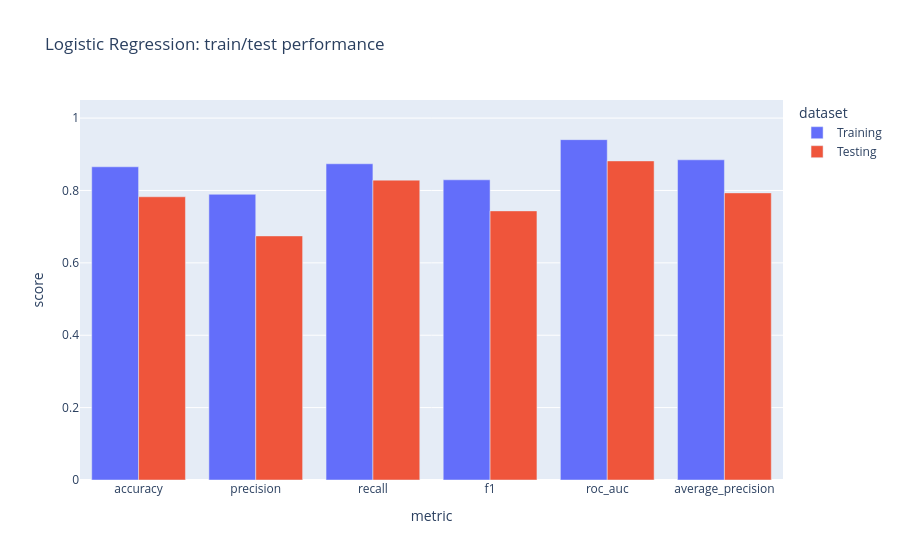
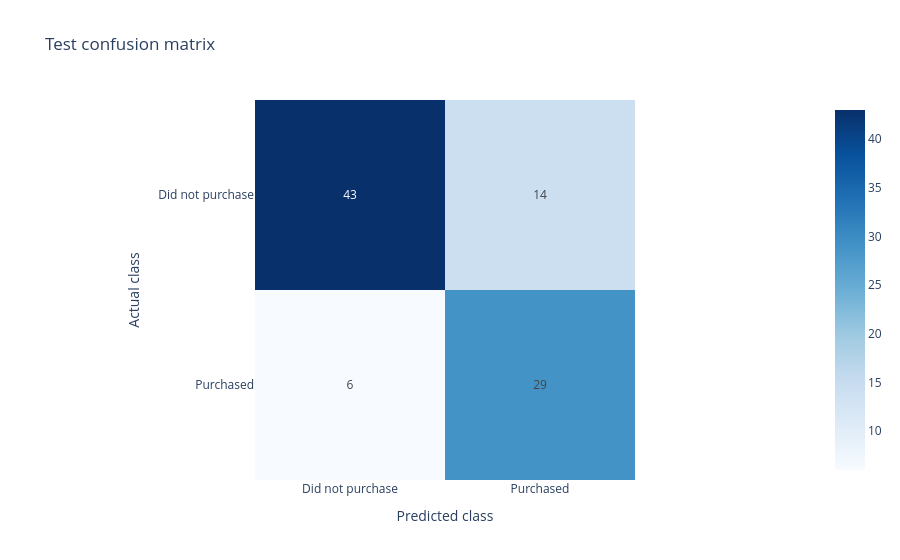
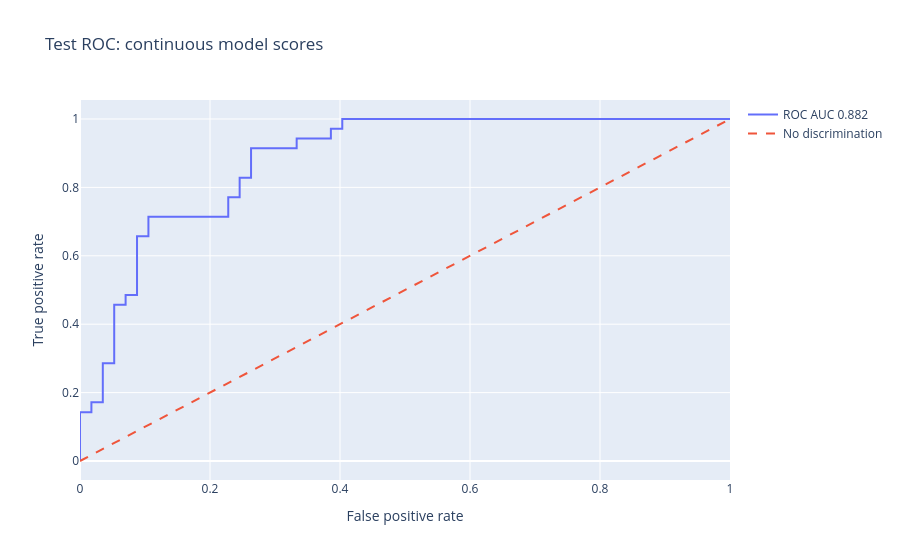
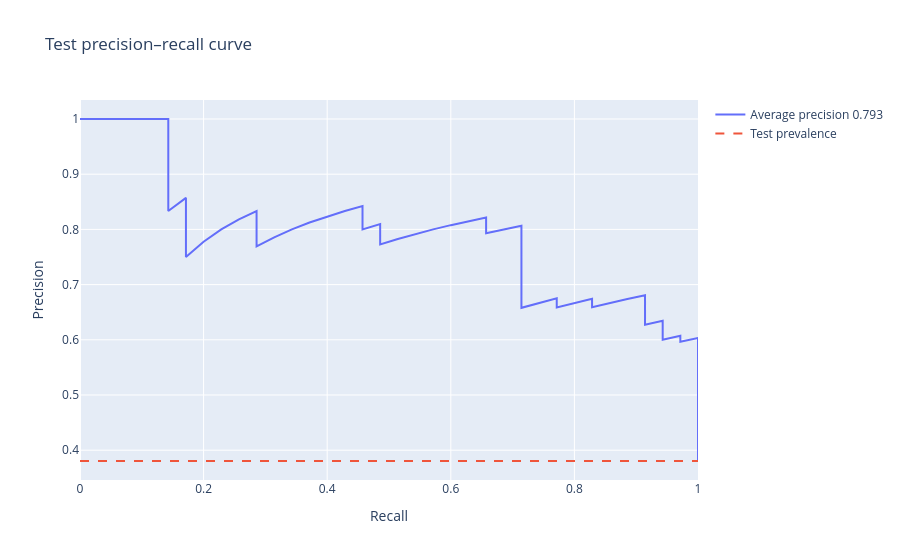

Write notebook code for charts like these, in order.
### Markdown cell above
## Decision regions
The boundary is learned from training rows and plotted in the original age and salary units. Held-out points show where the classifier makes errors.

### Code cell
# All figures describe this classifier only.
metric_long = performance.melt(id_vars="dataset", value_vars=["accuracy", "precision", "recall", "f1", "roc_auc", "average_precision"],
                               var_name="metric", value_name="score")
metric_figure = px.bar(metric_long, x="metric", y="score", color="dataset", barmode="group", title=f"{MODEL_TITLE}: train/test performance")
metric_figure.update_yaxes(range=[0, 1.05])
confusion_figure = px.imshow(confusion, x=CLASS_NAMES, y=CLASS_NAMES, text_auto=True,
                            color_continuous_scale="Blues", title="Test confusion matrix")
confusion_figure.update_layout(xaxis_title="Predicted class", yaxis_title="Actual class")
fpr, tpr, _ = roc_curve(y_test, test_scores)
roc_figure = go.Figure([
    go.Scatter(x=fpr, y=tpr, mode="lines", name=f"ROC AUC {test_metrics['roc_auc']:.3f}"),
    go.Scatter(x=[0, 1], y=[0, 1], mode="lines", line=dict(dash="dash"), name="No discrimination"),
])
roc_figure.update_layout(title="Test ROC: continuous model scores", xaxis_title="False positive rate", yaxis_title="True positive rate")
precision_curve, recall_curve, _ = precision_recall_curve(y_test, test_scores)
pr_figure = go.Figure([
    go.Scatter(x=recall_curve, y=precision_curve, mode="lines", name=f"Average precision {test_metrics['average_precision']:.3f}"),
    go.Scatter(x=[0, 1], y=[y_test.mean(), y_test.mean()], mode="lines", line=dict(dash="dash"), name="Test prevalence"),
])
pr_figure.update_layout(title="Test precision–recall curve", xaxis_title="Recall", yaxis_title="Precision")

# Use a 120×120 grid to keep the boundary plot manageable.
age_axis = np.linspace(data.Age.min() - 1, data.Age.max() + 1, 120)
salary_axis = np.linspace(max(0, data.EstimatedSalary.min() - 1000), data.EstimatedSalary.max() + 1000, 120)
age_grid, salary_grid = np.meshgrid(age_axis, salary_axis)
mesh = pd.DataFrame({"Age": age_grid.ravel(), "EstimatedSalary": salary_grid.ravel()})
boundary = model.predict(mesh).reshape(age_grid.shape)
boundary_figure = go.Figure(go.Contour(x=age_axis, y=salary_axis, z=boundary, contours=dict(start=0, end=1, size=1),
                                      colorscale=[[0, "#f6c8c8"], [1, "#c5e8ce"]], showscale=False, opacity=.7))
for label, name in enumerate(CLASS_NAMES):
    rows = testing.loc[testing[TARGET] == label]
    boundary_figure.add_trace(go.Scatter(x=rows.Age, y=rows.EstimatedSalary, mode="markers", name=name,
                                         marker=dict(color=["#c53030", "#237c43"][label], size=8),
                                         text=rows[ID_COLUMN], hovertemplate="Row %{text}<br>Age %{x}<br>Salary %{y}<extra></extra>"))
boundary_figure.update_layout(title="Decision regions in original units; held-out customers", xaxis_title="Age", yaxis_title="Estimated salary")
for figure in [metric_figure, confusion_figure, roc_figure, pr_figure, boundary_figure]:
    figure.show()

### Figure 1 — Plotly figure (JSON) as saved in the notebook; plotly's stock layout.template omitted (floating-point values rounded to 4 significant figures)
{"data": [{"alignmentgroup": "True", "hovertemplate": "dataset=Training<br>metric=%{x}<br>score=%{y}<extra></extra>", "legendgroup": "Training", "marker": {"color": "#636efa", "pattern": {"shape": ""}}, "name": "Training", "offsetgroup": "Training", "orientation": "v", "showlegend": true, "textposition": "auto", "type": "bar", "x": ["accuracy", "precision", "recall", "f1", "roc_auc", "average_precision"], "xaxis": "x", "y": [0.8655, 0.7895, 0.8738, 0.8295, 0.9404, 0.8847], "yaxis": "y"}, {"alignmentgroup": "True", "hovertemplate": "dataset=Testing<br>metric=%{x}<br>score=%{y}<extra></extra>", "legendgroup": "Testing", "marker": {"color": "#EF553B", "pattern": {"shape": ""}}, "name": "Testing", "offsetgroup": "Testing", "orientation": "v", "showlegend": true, "textposition": "auto", "type": "bar", "x": ["accuracy", "precision", "recall", "f1", "roc_auc", "average_precision"], "xaxis": "x", "y": [0.7826, 0.6744, 0.8286, 0.7436, 0.8817, 0.7933], "yaxis": "y"}], "layout": {"barmode": "group", "legend": {"title": {"text": "dataset"}, "tracegroupgap": 0}, "title": {"text": "Logistic Regression: train/test performance"}, "xaxis": {"anchor": "y", "domain": [0.0, 1.0], "title": {"text": "metric"}}, "yaxis": {"anchor": "x", "domain": [0.0, 1.0], "range": [0, 1.05], "title": {"text": "score"}}}}

### Figure 2 — Plotly figure (JSON) as saved in the notebook; plotly's stock layout.template omitted (floating-point values rounded to 4 significant figures)
{"data": [{"coloraxis": "coloraxis", "hovertemplate": "x: %{x}<br>y: %{y}<br>color: %{z}<extra></extra>", "name": "0", "texttemplate": "%{z}", "type": "heatmap", "x": ["Did not purchase", "Purchased"], "xaxis": "x", "y": ["Did not purchase", "Purchased"], "yaxis": "y", "z": [[43, 14], [6, 29]]}], "layout": {"coloraxis": {"autocolorscale": false, "colorscale": [[0.0, "rgb(247,251,255)"], [0.125, "rgb(222,235,247)"], [0.25, "rgb(198,219,239)"], [0.375, "rgb(158,202,225)"], [0.5, "rgb(107,174,214)"], [0.625, "rgb(66,146,198)"], [0.75, "rgb(33,113,181)"], [0.875, "rgb(8,81,156)"], [1.0, "rgb(8,48,107)"]]}, "title": {"text": "Test confusion matrix"}, "xaxis": {"anchor": "y", "constrain": "domain", "domain": [0.0, 1.0], "scaleanchor": "y", "title": {"text": "Predicted class"}}, "yaxis": {"anchor": "x", "autorange": "reversed", "constrain": "domain", "domain": [0.0, 1.0], "title": {"text": "Actual class"}}}}

### Figure 3 — Plotly figure (JSON) as saved in the notebook; plotly's stock layout.template omitted (floating-point values rounded to 4 significant figures)
{"data": [{"mode": "lines", "name": "ROC AUC 0.882", "type": "scatter", "x": [0.0, 0.0, 0.0, 0.01754, 0.01754, 0.03509, 0.03509, 0.05263, 0.05263, 0.07018, 0.07018, 0.08772, 0.08772, 0.1053, 0.1053, 0.2281, 0.2281, 0.2456, 0.2456, 0.2632, 0.2632, 0.3333, 0.3333, 0.386, 0.386, 0.4035, 0.4035, 1.0], "y": [0.0, 0.02857, 0.1429, 0.1429, 0.1714, 0.1714, 0.2857, 0.2857, 0.4571, 0.4571, 0.4857, 0.4857, 0.6571, 0.6571, 0.7143, 0.7143, 0.7714, 0.7714, 0.8286, 0.8286, 0.9143, 0.9143, 0.9429, 0.9429, 0.9714, 0.9714, 1.0, 1.0]}, {"line": {"dash": "dash"}, "mode": "lines", "name": "No discrimination", "type": "scatter", "x": [0, 1], "y": [0, 1]}], "layout": {"title": {"text": "Test ROC: continuous model scores"}, "xaxis": {"title": {"text": "False positive rate"}}, "yaxis": {"title": {"text": "True positive rate"}}}}

### Figure 4 — Plotly figure (JSON) as saved in the notebook; plotly's stock layout.template omitted (floating-point values rounded to 4 significant figures)
{"data": [{"mode": "lines", "name": "Average precision 0.793", "type": "scatter", "x": [1.0, 1.0, 1.0, 1.0, 1.0, 1.0, 1.0, 1.0, 1.0, 1.0, 1.0, 1.0, 1.0, 1.0, 1.0, 1.0, 1.0, 1.0, 1.0, 1.0, 1.0, 1.0, 1.0, 1.0, 1.0, 1.0, 1.0, 1.0, 1.0, 1.0, 1.0, 1.0, 1.0, 1.0, 1.0, 0.9714, 0.9714, 0.9429, 0.9429, 0.9429, 0.9429, 0.9143, 0.9143, 0.9143, 0.9143, 0.9143, 0.8857, 0.8571, 0.8286, 0.8286, 0.8, 0.7714, 0.7714, 0.7429, 0.7143, 0.7143, 0.7143, 0.7143, 0.7143, 0.7143, 0.7143, 0.7143, 0.6857, 0.6571, 0.6571, 0.6286, 0.6, 0.5714, 0.5429, 0.5143, 0.4857, 0.4857, 0.4571, 0.4571, 0.4286, 0.4, 0.3714, 0.3429, 0.3143, 0.2857, 0.2857, 0.2571, 0.2286, 0.2, 0.1714, 0.1714, 0.1429, 0.1429, 0.1143, 0.08571, 0.05714, 0.02857, 0.0], "y": [0.3804, 0.3846, 0.3889, 0.3933, 0.3977, 0.4023, 0.407, 0.4118, 0.4167, 0.4217, 0.4268, 0.4321, 0.4375, 0.443, 0.4487, 0.4545, 0.4605, 0.4667, 0.473, 0.4795, 0.4861, 0.493, 0.5, 0.5072, 0.5147, 0.5224, 0.5303, 0.5385, 0.5469, 0.5556, 0.5645, 0.5738, 0.5833, 0.5932, 0.6034, 0.5965, 0.6071, 0.6, 0.6111, 0.6226, 0.6346, 0.6275, 0.64, 0.6531, 0.6667, 0.6809, 0.6739, 0.6667, 0.6591, 0.6744, 0.6667, 0.6585, 0.675, 0.6667, 0.6579, 0.6757, 0.6944, 0.7143, 0.7353, 0.7576, 0.7812, 0.8065, 0.8, 0.7931, 0.8214, 0.8148, 0.8077, 0.8, 0.7917, 0.7826, 0.7727, 0.8095, 0.8, 0.8421, 0.8333, 0.8235, 0.8125, 0.8, 0.7857, 0.7692, 0.8333, 0.8182, 0.8, 0.7778, 0.75, 0.8571, 0.8333, 1.0, 1.0, 1.0, 1.0, 1.0, 1.0]}, {"line": {"dash": "dash"}, "mode": "lines", "name": "Test prevalence", "type": "scatter", "x": [0, 1], "y": [0.3804, 0.3804]}], "layout": {"title": {"text": "Test precision–recall curve"}, "xaxis": {"title": {"text": "Recall"}}, "yaxis": {"title": {"text": "Precision"}}}}
